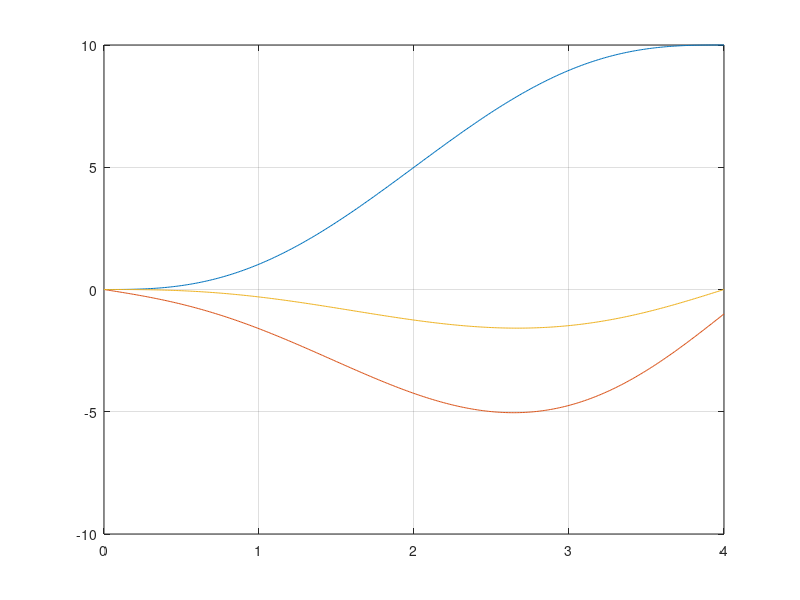
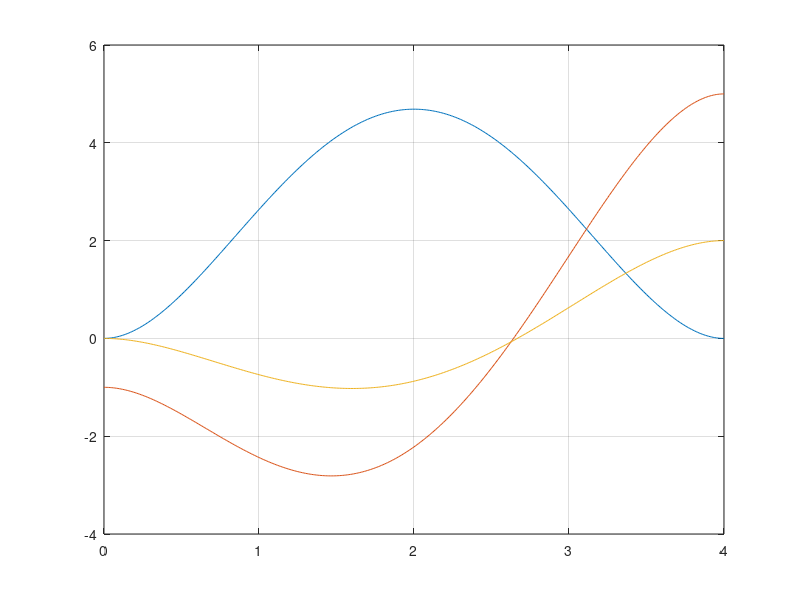
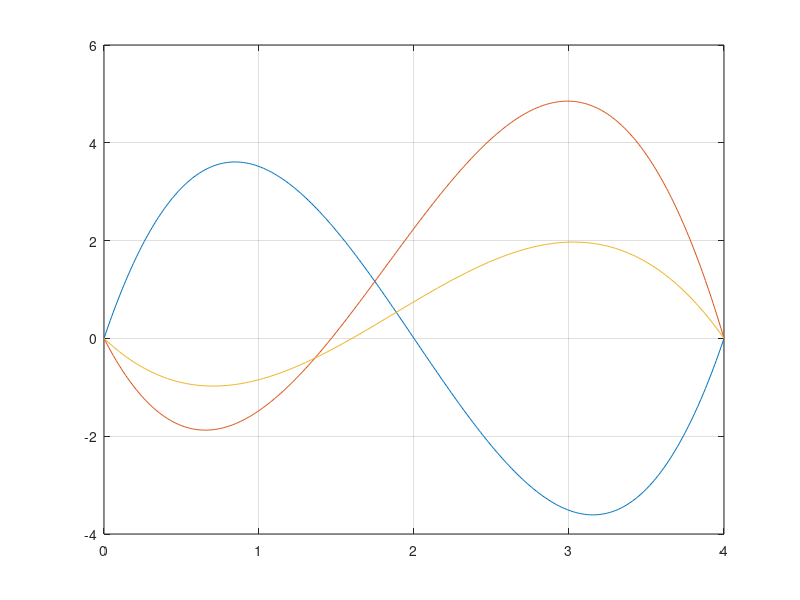
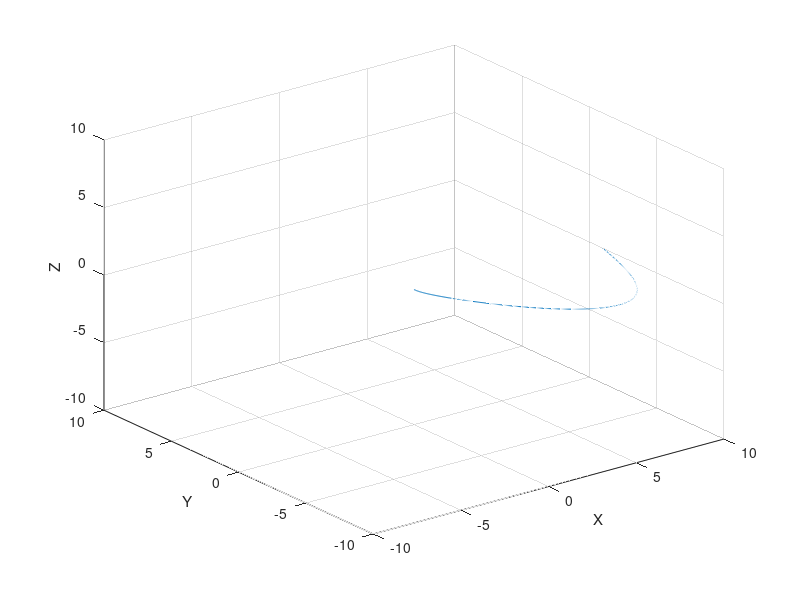

These charts were generated, in order, by the following MATLAB code:
clc;clear

r  = [ 0  0 0 ];
v  = [ 0 -1 0 ];
a  = [ 0  0 0 ];

r2 = [10 -1 0 ];
v2 = [ 0 5 2 ];
a2 = [ 0 0 0 ];

t = 4;

A = [ t^3/6   t^4/24   t^5/120 
      t^2/2   t^3/6    t^4/24 
      t       t^2/2    t^3/6  ];

B = [ r2-r-v*t 
      v2-v-a*t  
      a2-a      ];

if rank(A) < 3
    error('Error. Interpolación TPV sin solución')
end  

X = A\B;
x1  = X(1,:);  % jerk
x2  = X(2,:);  % jolt
x3  = X(3,:);  % jolt_dot


tt = 0:0.01:t;
rr = zeros(length(tt),3);
vv = zeros(length(tt),3);
aa = zeros(length(tt),3);

for i = 1:length(tt)
    t = tt(i);
    rr(i,:) = r +  v*t + 1/2* a*t^2 + 1/6*x1*t^3 + 1/24*x2*t^4 + 1/120*x3*t^5 ;
    vv(i,:) = v +  a*t + 1/2*x1*t^2 + 1/6*x2*t^3 + 1/24*x3*t^4 ;
    aa(i,:) = a + x1*t + 1/2*x2*t^2 + 1/6*x3*t^3 ;
end

rr(end,:)
vv(end,:)
aa(end,:)


figure(1)
plot(tt,rr)
grid on

figure(2)
plot(tt,vv)
grid on

figure(3)
plot(tt,aa)
grid on


figure(4)
plot3(rr(:,1),rr(:,2),rr(:,3),LineWidth=2)
axis([-10 10 -10 10 -10 10])
grid on
xlabel('X')
ylabel('Y')
zlabel('Z')

